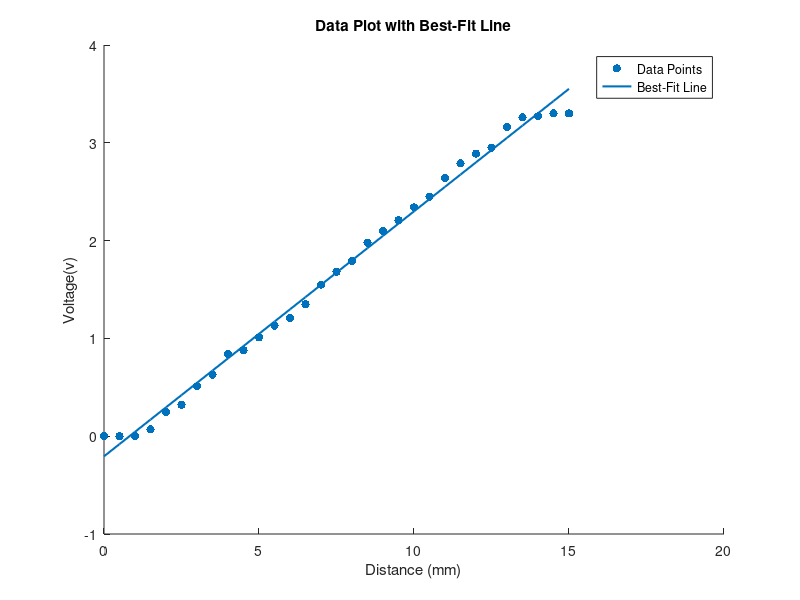

MATLAB code to generate this figure:

clc;clear;close all;
% x=[0.5 1 1.5 2 2.5 3 3.5 4 4.5 5 5.5 6 6.5 7 7.5 8 8.5 9 9.5 10 10.5 11 11.5 12 12.5 13 13.5 14 14.5 15];
% y=[0 0 0.07 0.25 0.32 0.51 0.63 0.84 0.88 1.01 1.13 1.21 1.35 1.55 1.68 1.79 1.98 2.1 2.21 2.34 2.45 2.64 2.79 2.89 2.95 3.16 3.26 3.27 3.3 3.3];
% figure
% plot(x,y)

x = [0 0.5 1 1.5 2 2.5 3 3.5 4 4.5 5 5.5 6 6.5 7 7.5 8 8.5 9 9.5 10 10.5 11 11.5 12 12.5 13 13.5 14 14.5 15]; %data point using caliper
y = [0 0 0 0.07 0.25 0.32 0.51 0.63 0.84 0.88 1.01 1.13 1.21 1.35 1.55 1.68 1.79 1.98 2.1 2.21 2.34 2.45 2.64 2.79 2.89 2.95 3.16 3.26 3.27 3.3 3.3];%voltage 0-3.3v

% Scatter plot
figure;
scatter(x, y, 'filled');
hold on;

% Best-fit line
coefficients = polyfit(x, y, 1); %find coefficient of slope and intercept
y_fit = polyval(coefficients, x);% evaluate the line of equation at each x
slope=coefficients(1);
intercept=coefficients(2);
disp(['Calibration Equation: y = ', num2str(slope), 'x ', num2str(intercept)]);
% Plot best-fit line
plot(x, y_fit,'LineWidth',1.5);
hold off;

% Add labels and title
xlabel('Distance (mm)');
ylabel('Voltage(v)');
title('Data Plot with Best-Fit Line');
legend('Data Points', 'Best-Fit Line');
